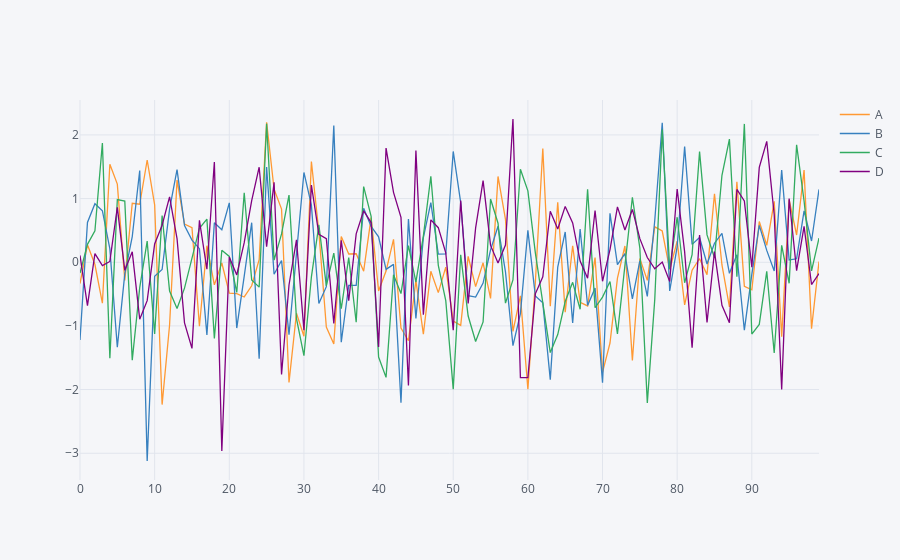

Notebook cell for this chart:
### Code cell
# but what if we call 'iplot' method off of our DataFrame

df.iplot() # showing values of both rows and columns using iplot method from plotly
